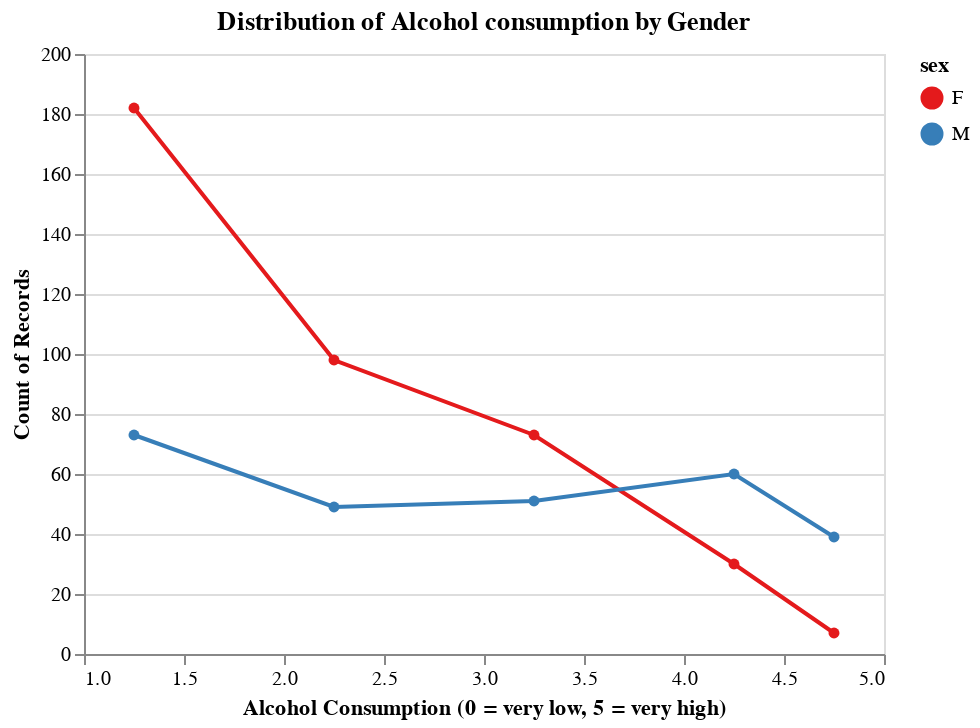

The cell this chart's notebook holds for it:
### Code cell
alt.Chart(new_df).mark_line(opacity =1,point = True).encode(x = alt.X('Walc:Q', bin = alt.Bin(maxbins=10),scale = alt.Scale(zero = False),axis = alt.Axis(title = 'Alcohol Consumption (0 = very low, 5 = very high)')), y = alt.Y('count()',stack = None),color = alt.Color('sex',scale=alt.Scale(scheme='set1'))).properties(title = "Distribution of Alcohol consumption by Gender")

### Figure 1 — Vega-Lite specification as saved in the notebook (floating-point values rounded to 4 significant figures; data arrays with more than 128 entries replaced by an {"elided": "..."} marker saying what was removed)
{"config": {"view": {"continuousWidth": 400, "continuousHeight": 300}}, "data": {"name": "data-226b17cc52459cc49011604ec77a44b0"}, "mark": {"type": "line", "opacity": 1, "point": true}, "encoding": {"color": {"type": "nominal", "field": "sex", "scale": {"scheme": "set1"}}, "x": {"type": "quantitative", "axis": {"title": "Alcohol Consumption (0 = very low, 5 = very high)"}, "bin": {"maxbins": 10}, "field": "Walc", "scale": {"zero": false}}, "y": {"type": "quantitative", "aggregate": "count", "stack": null}}, "title": "Distribution of Alcohol consumption by Gender", "$schema": "https://vega.github.io/schema/vega-lite/v4.8.1.json", "datasets": {"data-226b17cc52459cc49011604ec77a44b0": {"elided": "662 records"}}}
